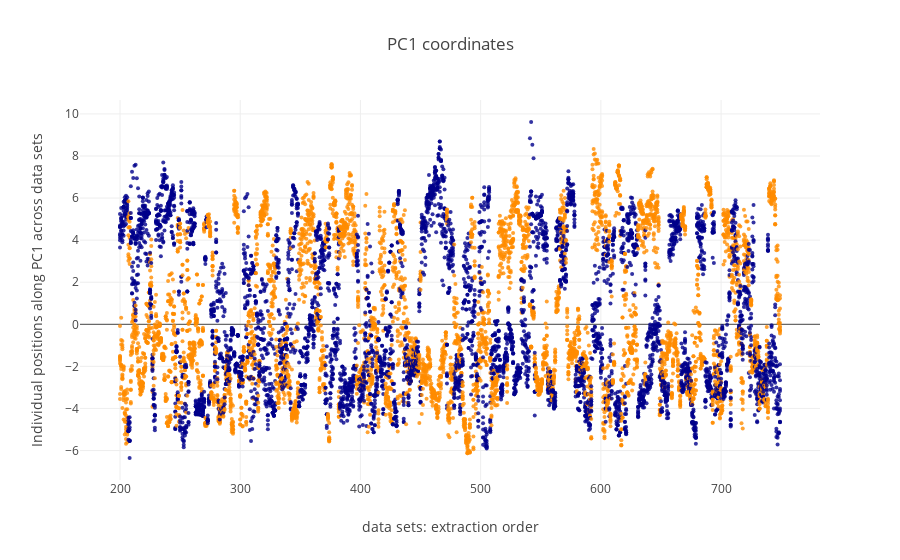

The notebook cell this image was saved under:
### Markdown cell above
- **iii.** PC sample distribution across data sets queried.

### Code cell
from structure_tools.Tutorial_subplots import PC_analysis_plot

labels_code= labels1
if include_who:
    labels_code= [x for x in labels_code if x in include_who]


PC_analysis_plot(pc_density,pc_coords,labels_code,PCA_color_ref,range_windows= Windows_range,plot_choice= 'coords')

### Figure 1 — Plotly figure (JSON) as saved in the notebook; plotly's stock layout.template omitted (floating-point values rounded to 4 significant figures; data arrays with more than 128 entries replaced by an {"elided": "..."} marker saying what was removed)
{"data": [{"marker": {"color": {"elided": "11000 str values"}, "opacity": 0.8, "size": 4}, "mode": "markers", "type": "scatter", "uid": "f93a276b-ccb1-4789-9056-f6051ed72ffd", "x": {"elided": "11000 int values"}, "y": {"elided": "11000 float values"}}], "layout": {"title": "PC1 coordinates", "xaxis": {"title": "data sets: extraction order"}, "yaxis": {"title": "Individual positions along PC1 across data sets"}}}
